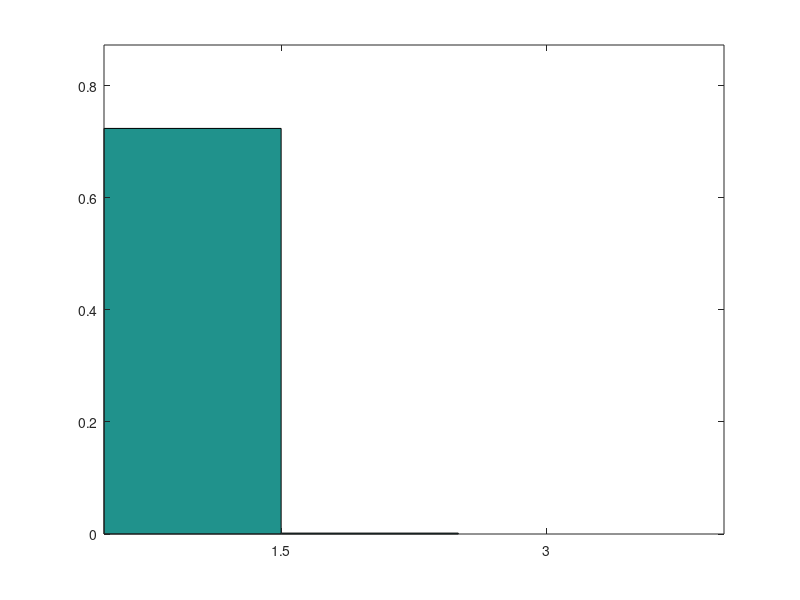

This chart was generated by the following MATLAB code: (Note: this script raises an error after producing the figure.)
function hBar = barmod(varargin)%(x,ar,bo,bgo,xlimo,ylimo,labels)



%Empty inputs declaration
x = []; yhp = x; ar = x; bgo = x; bo = x; xlimo = x; ylimo = x;  labels = x;



if nargin >= 1
    x = varargin{1}; %input data
    %default: (1-5)x(1-5) randomized data set
    if nargin >= 2
        yhp = varargin{2}; %plot height (pixels)
        %default: 500
        if nargin >= 3
            ar = varargin{3}; %aspect ratio (width/height)
            %default: 5/4
            if nargin >= 4
                bo = varargin{4}; %bar offset (width between bars in groups)
                %default: 0
                if nargin >= 5
                    bgo = varargin{5}; %bar group offset (width between bar groups)
                    %default: 1/2 (total bar group width)
                    if nargin >= 6
                        xlimo = varargin{6}; %xlim offset (either side of bar chart)
                        %default: same size as "bgo"
                        if nargin >= 7
                            ylimo = varargin{7}; %ylim offset (top and bottom of bar chart)
                            %default: same size as "xlimo"
                            if nargin >= 8
                                labels = varargin{8}; %x-tick labels
                                %default: %strcat('label',num2str(#datapoints/set))
                            end
                        end
                    end
                end
            end
        end
    end 
end



%%%%%%%%%%%%%%%%%%%%%%%%%%%%%%%%%%%%%%%%%%%%%%%%%%%%%%%%%%%%%%%%%%%%%%%%%%%
%Reading in "x":
%%%%%%%%%%%%%%%%%%%%%%%%%%%%%%%%%%%%%%%%%%%%%%%%%%%%%%%%%%%%%%%%%%%%%%%%%%%

%Creating default (1-5)x(1-5) randomized data set
        if isempty(x)
            NBG = ceil(rand*5);
            n = ceil(rand*5);
            x = rand(NBG,n) -.2; %default: random 1-to-5 x 1-to-5 bar chart
        end 

%Storing "x" size data
        szx = size(x);
        NBG = szx(1); %number of bar groups (data points/set)
        n = szx(2); %number of bars/group (data sets)

%In case of row vector input, make column vector
        if NBG == 1 
            x = x'; 
            szx = size(x);
            NBG = szx(1); 
            n = szx(2);
        end

%In case of datum input, reject input
        if NBG == 1 && n == 1
    error('This function does not support data inputs of a single datum.')
        end

        
%~ ~ ~ ~ ~ ~ ~ ~ ~ ~ ~ ~ ~ ~ ~ ~ ~ ~ ~ ~ ~ ~ ~ ~ ~ ~ ~ ~ ~ ~ ~ ~ ~ ~ ~ ~ ~%
%                           Plotting bar chart
%~ ~ ~ ~ ~ ~ ~ ~ ~ ~ ~ ~ ~ ~ ~ ~ ~ ~ ~ ~ ~ ~ ~ ~ ~ ~ ~ ~ ~ ~ ~ ~ ~ ~ ~ ~ ~%

        hBar = bar(x,'hist');
        hold on

%~ ~ ~ ~ ~ ~ ~ ~ ~ ~ ~ ~ ~ ~ ~ ~ ~ ~ ~ ~ ~ ~ ~ ~ ~ ~ ~ ~ ~ ~ ~ ~ ~ ~ ~ ~ ~%
%                            Sizing bar chart
%~ ~ ~ ~ ~ ~ ~ ~ ~ ~ ~ ~ ~ ~ ~ ~ ~ ~ ~ ~ ~ ~ ~ ~ ~ ~ ~ ~ ~ ~ ~ ~ ~ ~ ~ ~ ~%


%%%%%%%%%%%%%%%%%%%%%%%%%%%%%%%%%%%%%%%%%%%%%%%%%%%%%%%%%%%%%%%%%%%%%%%%%%%
%Reading in "yhp":
%%%%%%%%%%%%%%%%%%%%%%%%%%%%%%%%%%%%%%%%%%%%%%%%%%%%%%%%%%%%%%%%%%%%%%%%%%%        
        if isempty(yhp)
        yhp = 500; %default pixel height of plot
        end        
        
%%%%%%%%%%%%%%%%%%%%%%%%%%%%%%%%%%%%%%%%%%%%%%%%%%%%%%%%%%%%%%%%%%%%%%%%%%%
%Reading in "ar":
%%%%%%%%%%%%%%%%%%%%%%%%%%%%%%%%%%%%%%%%%%%%%%%%%%%%%%%%%%%%%%%%%%%%%%%%%%%
        if isempty(ar)
        ar = 5/4; %default aspect ratio
        end
        
%Centering bar chart
        xwp = yhp*ar; %pixel width of plot
        ss = get(0,'screensize'); %retrieving screen resolution
        ss = ss(3:4);
        set(gcf, 'Position',  [(ss(1)-xwp)/2, (ss(2)-yhp)/2, xwp, yhp])

        
%~ ~ ~ ~ ~ ~ ~ ~ ~ ~ ~ ~ ~ ~ ~ ~ ~ ~ ~ ~ ~ ~ ~ ~ ~ ~ ~ ~ ~ ~ ~ ~ ~ ~ ~ ~ ~%
%               Important bar chart modification parameters
%~ ~ ~ ~ ~ ~ ~ ~ ~ ~ ~ ~ ~ ~ ~ ~ ~ ~ ~ ~ ~ ~ ~ ~ ~ ~ ~ ~ ~ ~ ~ ~ ~ ~ ~ ~ ~%


%Bar group width (bgw) system defaults (determined experimentally)
        if n == 1
            bgw = 1; 
        elseif 2 <= n && n <= 6
            bgw = 2*n/(2*n + 3);
        elseif n > 6
            bgw = .8;
        end

        bw = bgw/n; %bar width
        bgs = 1 - bgw; %bar group space (width of space between bar groups)

        
%Original x-coordinate of each bar centroid
        oc = x; %(same size as input "x")
        for i = 1:NBG 
            for j = 1:n
                oc(i,j) = i - bgw*(n-1)/(2*n) + (j-1)*bgw/n; %original centers
            end
        end
     
                
%%%%%%%%%%%%%%%%%%%%%%%%%%%%%%%%%%%%%%%%%%%%%%%%%%%%%%%%%%%%%%%%%%%%%%%%%%%
%Reading in "bo"
%%%%%%%%%%%%%%%%%%%%%%%%%%%%%%%%%%%%%%%%%%%%%%%%%%%%%%%%%%%%%%%%%%%%%%%%%%%
        if isempty(bo)
        bo = 0; %bar space offset - default: 0 (no space)
        end
        bo = bo*bw; %scaling to bar width
        
%creating a total bar group width that accounts for bar offest
        tbgw = bgw + bo*(n-1);

%%%%%%%%%%%%%%%%%%%%%%%%%%%%%%%%%%%%%%%%%%%%%%%%%%%%%%%%%%%%%%%%%%%%%%%%%%%
%Reading in "bgo"
%%%%%%%%%%%%%%%%%%%%%%%%%%%%%%%%%%%%%%%%%%%%%%%%%%%%%%%%%%%%%%%%%%%%%%%%%%%
        if isempty(bgo)
        bgo = 1/2; %bar group offset - default: half the bar group width
        end
        bgo = bgo*tbgw; %scaling to total bar group width

        
%Displacement of each bar
        d = x; %distance each bar moves (same size as x)
        for i = 1:NBG
            for j= 1:n
                d(i,j) = i*(bgs-bgo-(n-1)*bo) - j*bo;
            end
        end

nbc = oc-d; %new bar center
nbgc = mean(nbc,2); %new bar group center


%~ ~ ~ ~ ~ ~ ~ ~ ~ ~ ~ ~ ~ ~ ~ ~ ~ ~ ~ ~ ~ ~ ~ ~ ~ ~ ~ ~ ~ ~ ~ ~ ~ ~ ~ ~ ~%
%                       Modifying bar chart limits
%~ ~ ~ ~ ~ ~ ~ ~ ~ ~ ~ ~ ~ ~ ~ ~ ~ ~ ~ ~ ~ ~ ~ ~ ~ ~ ~ ~ ~ ~ ~ ~ ~ ~ ~ ~ ~%


%%%%%%%%%%%%%%%%%%%%%%%%%%%%%%%%%%%%%%%%%%%%%%%%%%%%%%%%%%%%%%%%%%%%%%%%%%%
%Reading in "xlimo"
%%%%%%%%%%%%%%%%%%%%%%%%%%%%%%%%%%%%%%%%%%%%%%%%%%%%%%%%%%%%%%%%%%%%%%%%%%%
        if isempty(xlimo)
            xlimo = bgo; %plot limits offset - default: same size as bgo
        else
            xlimo = xlimo*tbgw; %accounting for bar offset
        end
        
        
%Modifying x limits
        xlimRB = nbc(szx(1),szx(2))+bw/2; %right xlim, to the final bar
        xlimR = xlimRB + xlimo; %final right xlim, including xlim offset
        xlimLB = nbc(1,1)-bw/2; %left xlim, beginning at first bar
        xlimL = xlimLB - xlimo; %first xlim, including xlim offset
        xlim([xlimL xlimR])
        
        
%Modifying y limits
        xwv = xlimR-xlimL; % value width of the plot along x-axis
        xpr = xwp/xwv; %pixel-to-value ratio along x-axis
        xlimop = xlimo*xpr; %pixel width of xlim offset
    
    %Accounting for negative input 
        yminv = min(min(x));
        ymaxv = max(max(x));
        
    %Accounting for pixel offset (visual adjustment)
        if 0 <= ar && ar <= 1
            po = 8/3*ar + 4/3;%some pixel offset I think that makes it just
            %not quite right. Pretty sure the math is right--just visually,
            %seemed just barely off.
        else
            po = 4;
        end
            
%%%%%%%%%%%%%%%%%%%%%%%%%%%%%%%%%%%%%%%%%%%%%%%%%%%%%%%%%%%%%%%%%%%%%%%%%%%
%Reading in "ylimo"
%%%%%%%%%%%%%%%%%%%%%%%%%%%%%%%%%%%%%%%%%%%%%%%%%%%%%%%%%%%%%%%%%%%%%%%%%%%
        if isempty(ylimo)
            ylimop = xlimop - po; %plot limits offset - default: same size as xlimop
        else
            ylimop = ylimo*tbgw*xpr - po; %accounting for bar offset
        end
    
        
%~ ~ ~ ~ ~ ~ ~ ~ ~ ~ ~ ~ ~ ~ ~ ~ ~ ~ ~ ~ ~ ~ ~ ~ ~ ~ ~ ~ ~ ~ ~ ~ ~ ~ ~ ~ ~%
%              Case of both positive and negative input values
%~ ~ ~ ~ ~ ~ ~ ~ ~ ~ ~ ~ ~ ~ ~ ~ ~ ~ ~ ~ ~ ~ ~ ~ ~ ~ ~ ~ ~ ~ ~ ~ ~ ~ ~ ~ ~%

        if yminv < 0
            %ensuring the ylimo input value works
            if 2*ylimop >= yhp
                ylimolim = (yhp/2 + po)/(tbgw*xpr); %ylim limit
                error(string(strcat('Your y-limit offset exceeds the pixel height of the plot.',...
                    {' '},'Please choose a value in the range 0 <= ylimo <',{' '},num2str(ylimolim),'.')))                
                return
            end
            yspanp = yhp - 2*ylimop; %getting the pixel height of ymax
            yspanv = ymaxv - yminv; %pulling in ylim bar extents
            ypr = yspanp/yspanv; %pixel-to-value ratio along y-axis
            ylimo = ylimop/ypr; %offset for bottom of plot
            ylim([yminv-ylimo ymaxv+ylimo])

%visual square test
%                     hold on
%                     plot([xlimL xlimR],[ymaxv ymaxv])
%                     plot([xlimL xlimR],[yminv yminv])
%                     plot([xlimRB xlimRB],[yminv-ylimo ymaxv+ylimo])
%                     plot([xlimLB xlimLB],[yminv-ylimo ymaxv+ylimo])

%~ ~ ~ ~ ~ ~ ~ ~ ~ ~ ~ ~ ~ ~ ~ ~ ~ ~ ~ ~ ~ ~ ~ ~ ~ ~ ~ ~ ~ ~ ~ ~ ~ ~ ~ ~ ~%
%                     Case of all negative input values
%~ ~ ~ ~ ~ ~ ~ ~ ~ ~ ~ ~ ~ ~ ~ ~ ~ ~ ~ ~ ~ ~ ~ ~ ~ ~ ~ ~ ~ ~ ~ ~ ~ ~ ~ ~ ~%

                    if ymaxv < 0
                %ensuring the ylimo input value works
                if ylimop >= yhp
                        ylimolim = (yhp + po)/(tbgw*xpr); %ylim limit
                        error(string(strcat('Your y-limit offset exceeds the pixel height of the plot.',...
                            {' '},'Please choose a value in the range 0 <= ylimo <',{' '},num2str(ylimolim),'.')))
                        return
                    end
                    yspanp = yhp - ylimop; %getting the pixel height of ymax
                    yspanv = 0 - yminv; %pulling in maximum bar height
                                        %(associated with minimum bar value in this case)
                                        %"0" there to indicate the difference between ymax and ymin
                                        %(ymaxv = 0 here, as we are starting from the top axis)
                    ypr = yspanp/yspanv; %pixel-to-pixel ratio along y-axis
                    ylimo = ylimop/ypr; %offset for bottom of plot
                    ylim([yminv-ylimo 0])
                    
%visual square test
%                     hold on
%                     plot([xlimL xlimR],[yminv yminv])
%                     plot([xlimRB xlimRB],[yminv-ylimo 0])
        
                    end
        else
        
            
%~ ~ ~ ~ ~ ~ ~ ~ ~ ~ ~ ~ ~ ~ ~ ~ ~ ~ ~ ~ ~ ~ ~ ~ ~ ~ ~ ~ ~ ~ ~ ~ ~ ~ ~ ~ ~%
%                     Case of all positive input values
%~ ~ ~ ~ ~ ~ ~ ~ ~ ~ ~ ~ ~ ~ ~ ~ ~ ~ ~ ~ ~ ~ ~ ~ ~ ~ ~ ~ ~ ~ ~ ~ ~ ~ ~ ~ ~%

            %ensuring the ylimo input value works
            if ylimop >= yhp
                ylimolim = (yhp + po)/(tbgw*xpr); %ylim limit
                error(string(strcat('Your y-limit offset exceeds the pixel height of the plot.',...
                    {' '},'Please choose a value in the range 0 <= ylimo <',{' '},num2str(ylimolim),'.')))
                return
            end
            yspanp = yhp - ylimop; %getting the pixel height of ymax
            yspanv = ymaxv - 0; %pulling in maximum bar height
                                %"0" there to indicate the difference between ymax and ymin
                                %(ymin = 0 here, as we are starting from the bottom axis)
            ypr = yspanp/yspanv; %pixel-to-pixel ratio along y-axis
            ylimo = ylimop/ypr; %offset for bottom of plot
            ylim([0 ymaxv+ylimo])
            
%visual square test
%                     hold on
%                     plot([xlimL xlimR],[ymaxv ymaxv])
%                     plot([xlimRB xlimRB],[0 ymaxv+ylimo])
        end

%~ ~ ~ ~ ~ ~ ~ ~ ~ ~ ~ ~ ~ ~ ~ ~ ~ ~ ~ ~ ~ ~ ~ ~ ~ ~ ~ ~ ~ ~ ~ ~ ~ ~ ~ ~ ~%
%                        Applying bar group labels
%~ ~ ~ ~ ~ ~ ~ ~ ~ ~ ~ ~ ~ ~ ~ ~ ~ ~ ~ ~ ~ ~ ~ ~ ~ ~ ~ ~ ~ ~ ~ ~ ~ ~ ~ ~ ~%

%%%%%%%%%%%%%%%%%%%%%%%%%%%%%%%%%%%%%%%%%%%%%%%%%%%%%%%%%%%%%%%%%%%%%%%%%%%
%Reading in "labels"
%%%%%%%%%%%%%%%%%%%%%%%%%%%%%%%%%%%%%%%%%%%%%%%%%%%%%%%%%%%%%%%%%%%%%%%%%%%
        if isempty(labels)
            for i = 1:NBG
            labels{i} = strcat('title',num2str(i));
            end
        end

        
        
%warning if labels array is not the correct size
        if length(labels) < NBG
            warning(string(strcat('Your label array size is less than the number of',...
                {' '},'bar groups. To keep label elements from looping, make sure',...
                {' '},'your label array contains as many as elements as bar groups',...
                {' '},'(in your case,',{' '},num2str(NBG),').')));
        elseif length(labels) > NBG
            warning(string(strcat('Your label array size is greater than the number of',...
                {' '},'bar groups. You may have accidentally forgotten a data group',...
                {' '},'or entered the same label twice (or simply put in one too many labels).')));
        end

        
        
%centering x-ticks to each bar group
        ax = gca;
        xticks(nbgc);
        %applying labels to x-ticks
        ax.XAxis.TickLabels = labels;

        
%~ ~ ~ ~ ~ ~ ~ ~ ~ ~ ~ ~ ~ ~ ~ ~ ~ ~ ~ ~ ~ ~ ~ ~ ~ ~ ~ ~ ~ ~ ~ ~ ~ ~ ~ ~ ~%
%                        Adjusting patch vertices
%~ ~ ~ ~ ~ ~ ~ ~ ~ ~ ~ ~ ~ ~ ~ ~ ~ ~ ~ ~ ~ ~ ~ ~ ~ ~ ~ ~ ~ ~ ~ ~ ~ ~ ~ ~ ~%
        
%Storing patch .Vertices arrays
        v = cell(1);
        for i = 1:n
            v{i} = hBar(i).Vertices;
        end

        
        
%Creating index array for .Vertices arrays
        szv = length(v{1}); %length of .Vertices arrays
        ia = zeros(1,szv); %indexing array declaration
        for i = 1:szv
            hold on
            if floor((i-1)/5)==(i-1)/5
                ia(i) = 1; %indexing array
            else
                ia(i) = 0;
            end
        end

        
        
%Adjusting vertices with displacement variable "d"
        for j = 1:n
            for k = 1:NBG
                for i = 1:szv
                    if ia(i) ~= 1 && i > 5*k-4 && i <= 5*k 
                        v{j}(i,1) =  v{j}(i,1) - d(k,j);
                        hBar(j).Vertices = v{j};
                    end                    
                    v2{k,j} = v{j}(5*k-3:5*k,:);
                end 
            end
        end

        
%~ ~ ~ ~ ~ ~ ~ ~ ~ ~ ~ ~ ~ ~ ~ ~ ~ ~ ~ ~ ~ ~ ~ ~ ~ ~ ~ ~ ~ ~ ~ ~ ~ ~ ~ ~ ~%
%                  Individualizing bars in patch vertices
%~ ~ ~ ~ ~ ~ ~ ~ ~ ~ ~ ~ ~ ~ ~ ~ ~ ~ ~ ~ ~ ~ ~ ~ ~ ~ ~ ~ ~ ~ ~ ~ ~ ~ ~ ~ ~%

%clear hBar data, but leave plot axes
        delete(hBar)

%Setting parula (default color map) matrix
        clrs = parula(n);

%Making individual patches for each bar
        for j = 1:n
            for k = 1:NBG
        hBar(k,j) = patch(v2{k,j}(:,1),v2{k,j}(:,2),clrs(j,:));
        hold on
            end
        end
end